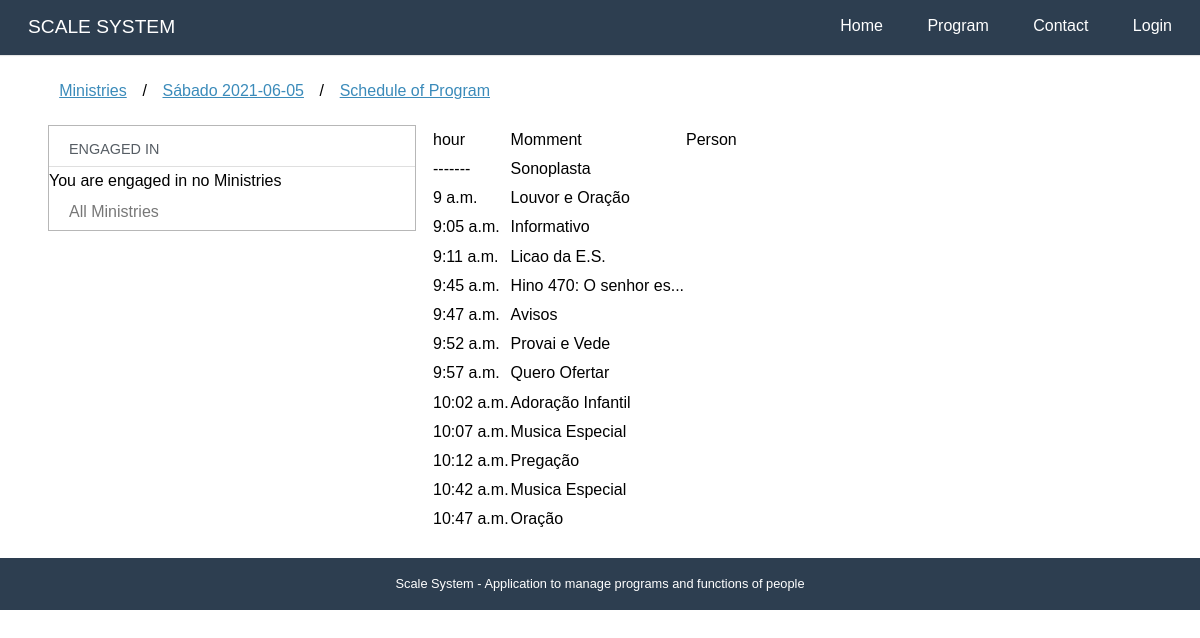
Page /programs/8/program on the committed database.
### programs/models.py (models this page shows, shortened)
class Program (models.Model):
    SATURDAY = 'SA'
    SATURDAYAFTERNOON = 'JA'
    WEDNESDAY = 'WE'
    SUNDAY = 'SN'
    FRIDAY = 'FR'
    SPECIAL = 'SP'
    WEEKPFPRAYER = 'WP'
    PROGRAMTYPES = [
        (SATURDAY, _('Saturday')),
        (SATURDAYAFTERNOON, _('Saturday afternoon')),
        (WEDNESDAY, _('Wednesday')),
        (SUNDAY,_('Sunday')),
        (FRIDAY, _('Friday')),
        (SPECIAL, _('Special')),
        (WEEKPFPRAYER,_('Week of Prayer'))
    ]
    name = models.CharField(
        max_length=2,
        choices=PROGRAMTYPES
    )
    description = models.TextField(_('Simple Description'), blank=True)
    date = models.DateField(_("Date"), auto_now=False, auto_now_add=False, null=True,blank=True)
    image = models.ImageField(_("Image"), upload_to='program',null=True,blank=True)
    transmission = models.URLField(_("Transmission Link"), max_length=200,null=True,blank=True)
    room = models.URLField(_("Room Link"), max_length=200,null=True,blank=True)
    presential = models.BooleanField(_("Presential?"),default=False)
    iscription = models.BooleanField(_("Needs subscription?"),default=True)
    created_at = models.DateTimeField(_("Created at"), auto_now_add=True)
    updated_at = models.DateTimeField(_('Updated at'), auto_now=True)
    def typeprogram(self):
        for l in Program.PROGRAMTYPES:
            if l[0] == self.name:
                return _(l[1])
        return ""
    def __str__(self):
        return self.typeprogram() + ((' '+str(self.date)) if self.date else (" " + _("Template")))
    class Meta:
        verbose_name = _("Program")
        verbose_name_plural = _("Programs")
        ordering = ['date']

class ProgramTime(models.Model):
    desc = models.CharField(_("Description"), max_length=50, null=True,blank=True)
    program = models.ForeignKey("programs.Program", verbose_name=_("Program"), on_delete=models.CASCADE)
    function = models.ForeignKey("ministries.Function", verbose_name=_("Function"), null=True,blank=True, on_delete=models.SET_NULL)
    lookup = models.ForeignKey("programs.ProgramTime", verbose_name=_("Same as"), on_delete=models.SET_NULL,null=True,blank=True)
    time = models.TimeField(_("Time"), auto_now=False, auto_now_add=False, null=True,blank=True)
    person = models.ManyToManyField("accounts.User", verbose_name=_("Person"), blank=True, related_name="person")
    confirmmed = models.ManyToManyField("accounts.User", verbose_name=_("Confirmmed"), blank=True, related_name="confirmmed")
    created_at = models.DateTimeField(_("Created at"), auto_now_add=True)
    updated_at = models.DateTimeField(_('Updated at'), auto_now=True)
    def __str__(self):
        return str(self.program) +" "+ self.name()
    class Meta:
        verbose_name = _("Program Time")
        verbose_name_plural = _("Program Times")
        ordering = ['program__date','program__name','time']
    def people(self):
        return self.person.get_queryset() if len(self.person.get_queryset()) else self.lookup.people() if self.lookup else []
    def name(self):
        return str(self.desc) if self.desc else str(self.function)

### programs/views.py (the view)
# urls.py: path('<int:program>', views.description,  name='description'),
def program(request, program):
    template_name = "programs/program.html"
    pg = get_object_or_404(Program.objects,pk=program)
    pt = ProgramTime.objects.filter(program = pg)
    print(pt)
    context = {'program':pg, "programtime":pt}
    return render(request, template_name, context)

### programs/templates/programs/program.html (shortened to what this page needs)
{% extends "ministries/dashboard.html" %}
{% load i18n %}
{% block breadcrumb %}
{{ block.super }}
<li>/</li>
<li><a href="{% url 'programs:description' program.pk %}">{{program}}</a></li>
<li>/</li>
<li><a href="{% url 'programs:program' program.pk %}">{% translate "Schedule of Program" %}</a></li>
{% endblock %}
{% block dashboard_content %}
<table>
    <thead>
        <tr>
            <td>{% translate 'hour' %}</td>
            <td>{% translate 'Momment' %}</td>
            <td>{% translate 'Person' %}</td>
        </tr>
    </thead>
    {% for pt in programtime %}
    <tr>
        <td>
            {% if pt.time %}
            {{pt.time}}
            {% else%}
            -------
            {% endif %}
        </td>
        <td>{{pt.name}}</td>
        <td>
        </td>
    </tr>
    {% endfor %}
</table>
{% endblock %}

### core/static/core/css/pure-min.css (style rules this page uses)
html { font-size:100%;-ms-text-size-adjust:100%;-webkit-text-size-adjust:100% }
html,button,input,select,textarea { font-family:sans-serif }
body { margin:0 }
table { border-collapse:collapse;border-spacing:0 }

### core/static/core/css/styles.css (style rules this page uses)
* { -webkit-box-sizing: border-box; -moz-box-sizing: border-box; box-sizing: border-box; }
body { margin: 0 auto; line-height: 1.7em; }
a { color: #3b8bba; }
ul.breadcrumb li { display: inline-block; }
ul.breadcrumb li a { display: inline-block; padding: 0.3em 0.7em; }

### rows in the picture
Program: name+date "Sábado 2021-06-05"
ProgramTime: name "Sonoplasta"
ProgramTime: time "9 a.m.", name "Louvor e Oração"
ProgramTime: time "9:05 a.m.", name "Informativo"
ProgramTime: time "9:11 a.m.", name "Licao da E.S."
ProgramTime: time "9:45 a.m.", name "Hino 470: O senhor es..."
ProgramTime: time "9:47 a.m.", name "Avisos"
ProgramTime: time "9:52 a.m.", name "Provai e Vede"
ProgramTime: time "9:57 a.m.", name "Quero Ofertar"
ProgramTime: time "10:02 a.m.", name "Adoração Infantil"
ProgramTime: time "10:07 a.m.", name "Musica Especial"
ProgramTime: time "10:12 a.m.", name "Pregação"
ProgramTime: time "10:42 a.m.", name "Musica Especial"
ProgramTime: time "10:47 a.m.", name "Oração"
